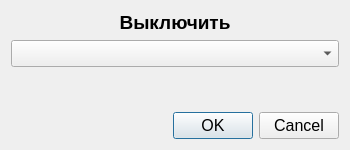
<?xml version="1.0" encoding="UTF-8"?>
<ui version="4.0">
 <class>SMLSwitchOffDialog</class>
 <widget class="QDialog" name="SMLSwitchOffDialog">
  <property name="geometry">
   <rect>
    <x>0</x>
    <y>0</y>
    <width>350</width>
    <height>150</height>
   </rect>
  </property>
  <property name="font">
   <font>
    <pointsize>12</pointsize>
   </font>
  </property>
  <property name="windowTitle">
   <string>Выключить</string>
  </property>
  <property name="toolTip">
   <string>&lt;html&gt;&lt;head/&gt;&lt;body&gt;&lt;p align=&quot;justify&quot;&gt;&lt;span style=&quot; font-size:12pt;&quot;&gt;Быстрая клавиша &lt;/span&gt;&lt;span style=&quot; font-size:12pt; color:#3300ff;&quot;&gt;2 &lt;/span&gt;&lt;span style=&quot; font-size:12pt;&quot;&gt;&lt;br/&gt;ВЫКЛЮЧИТЬ [&lt;/span&gt;&lt;span style=&quot; font-size:12pt; font-weight:600;&quot;&gt;НОМЕРА УСТРОЙСТВ&lt;/span&gt;&lt;span style=&quot; font-size:12pt;&quot;&gt;] &lt;br/&gt;Выключает выбранные устройства. &lt;/span&gt;&lt;/p&gt;&lt;/body&gt;&lt;/html&gt;</string>
  </property>
  <property name="whatsThis">
   <string>&lt;html&gt;&lt;head/&gt;&lt;body&gt;&lt;p align=&quot;justify&quot;&gt;&lt;span style=&quot; font-size:12pt;&quot;&gt;Быстрая клавиша &lt;/span&gt;&lt;span style=&quot; font-size:12pt; color:#3300ff;&quot;&gt;2 &lt;/span&gt;&lt;span style=&quot; font-size:12pt;&quot;&gt;&lt;br/&gt;ВЫКЛЮЧИТЬ [&lt;/span&gt;&lt;span style=&quot; font-size:12pt; font-weight:600;&quot;&gt;НОМЕРА УСТРОЙСТВ&lt;/span&gt;&lt;span style=&quot; font-size:12pt;&quot;&gt;] &lt;br/&gt;Выключает выбранные устройства. &lt;/span&gt;&lt;/p&gt;&lt;/body&gt;&lt;/html&gt;</string>
  </property>
  <layout class="QGridLayout" name="gridLayout">
   <item row="0" column="0" colspan="2">
    <widget class="QLabel" name="offTitleLabel">
     <property name="sizePolicy">
      <sizepolicy hsizetype="Preferred" vsizetype="Fixed">
       <horstretch>0</horstretch>
       <verstretch>0</verstretch>
      </sizepolicy>
     </property>
     <property name="font">
      <font>
       <pointsize>14</pointsize>
       <weight>75</weight>
       <bold>true</bold>
      </font>
     </property>
     <property name="text">
      <string>Выключить</string>
     </property>
     <property name="alignment">
      <set>Qt::AlignCenter</set>
     </property>
    </widget>
   </item>
   <item row="3" column="0" colspan="2">
    <widget class="QDialogButtonBox" name="buttonBox">
     <property name="orientation">
      <enum>Qt::Horizontal</enum>
     </property>
     <property name="standardButtons">
      <set>QDialogButtonBox::Cancel|QDialogButtonBox::Ok</set>
     </property>
    </widget>
   </item>
   <item row="2" column="0" colspan="2">
    <spacer name="verticalSpacer">
     <property name="orientation">
      <enum>Qt::Vertical</enum>
     </property>
     <property name="sizeHint" stdset="0">
      <size>
       <width>20</width>
       <height>100</height>
      </size>
     </property>
    </spacer>
   </item>
   <item row="1" column="0" colspan="2">
    <widget class="QComboBox" name="devicesComboBox">
     <property name="font">
      <font>
       <pointsize>12</pointsize>
      </font>
     </property>
    </widget>
   </item>
  </layout>
 </widget>
 <resources/>
 <connections>
  <connection>
   <sender>buttonBox</sender>
   <signal>accepted()</signal>
   <receiver>SMLSwitchOffDialog</receiver>
   <slot>accept()</slot>
   <hints>
    <hint type="sourcelabel">
     <x>248</x>
     <y>254</y>
    </hint>
    <hint type="destinationlabel">
     <x>157</x>
     <y>274</y>
    </hint>
   </hints>
  </connection>
  <connection>
   <sender>buttonBox</sender>
   <signal>rejected()</signal>
   <receiver>SMLSwitchOffDialog</receiver>
   <slot>reject()</slot>
   <hints>
    <hint type="sourcelabel">
     <x>316</x>
     <y>260</y>
    </hint>
    <hint type="destinationlabel">
     <x>286</x>
     <y>274</y>
    </hint>
   </hints>
  </connection>
 </connections>
</ui>
